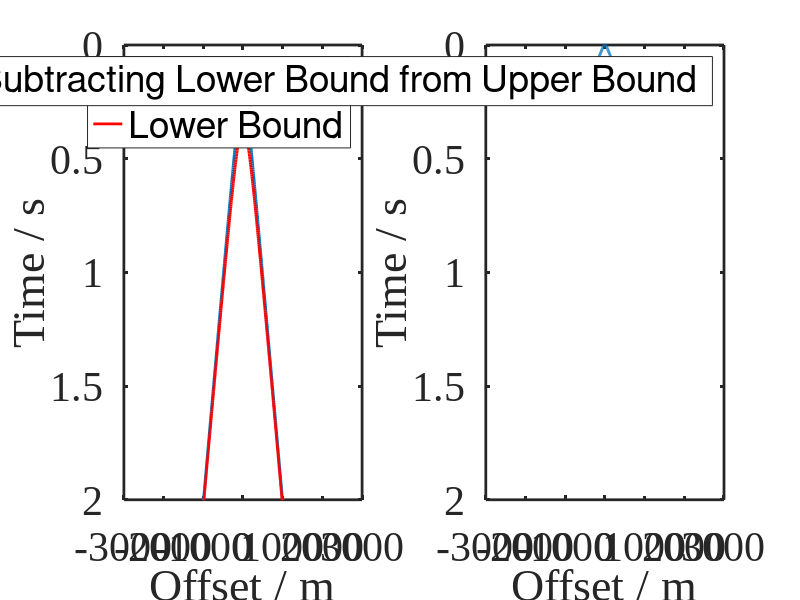
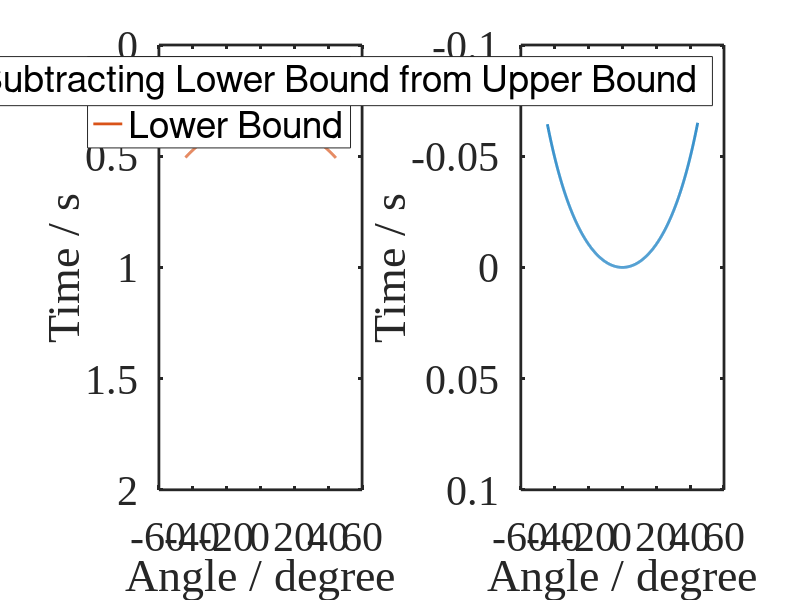

The MATLAB source for these figures, in order:
clc,clear;
%% 
nt=1000; %时间采样点数（个）
dt=0.002; %时间采样间隔（秒）

nw=81; %子波长度（点）

v=1000;%速度（米秒）

h=100; %反射界面深度（米）
t0=2.0*h/1.0/v;%反射界面旅行时（秒）
nh=t0/dt;%反射界面点数（个）

dx=5;%横向采样间隔（米）
dz=5;%纵向采样间隔（米）
nx=1001;%横向采样（个）
nz=nt*dt*v/dz/2;%纵向采样（个）


%% CMP道集
ix=-(nx-1)/2*dx:dx:(nx-1)/2*dx;
seis_xt_1=sqrt(t0^2+4.0*ix.*ix/v/v);
seis_xt_2=sqrt((t0+nw*dt)^2+4.0*ix.*ix/v/v);

figure(1)
subplot(121)
plot(ix,seis_xt_1,"linewidth",2),hold on;
plot(ix,seis_xt_2,'r',"linewidth",2),legend('Upper Bound','Lower Bound'),
xlabel("Offset / m"),ylabel("Time / s"),
ylim([0 nt*dt]),
set(gca,'linewidth',2,'fontsize',30,'fontname','Times New Roman');
axis ij

subplot(122)
plot(ix,seis_xt_1+nw*dt-seis_xt_2,"linewidth",2),
legend('Subtracting Lower Bound from Upper Bound'),
set(gca,'linewidth',2,'fontsize',30,'fontname','Times New Roman'),
xlabel("Offset / m"),ylabel("Time / s"),
ylim([0 nt*dt]),
axis ij
% 


%% T-Theta道集

n_theta=nx;
seis_thetat_1=zeros(1,n_theta);
seis_thetat_2=zeros(1,n_theta);
theta_max=atan(((nx-1)/2*dx)/(h/2));
d_theta=theta_max/n_theta;

theta_max_here_1=atan(((nx-1)/2*dx)/(h));
theta_max_here_2=atan(((nx-1)/2*dx)/(h+nw*dt*v/2));
theta_max_here=theta_max_here_1;

if theta_max_here_2 < theta_max_here_1
    theta_max_here=theta_max_here_2;
end

for ix=1:nx
    
    theta=d_theta*(ix-(nx-1)/2);
    
    if abs(theta)<theta_max_here_1
        seis_thetat_1(ix)=sqrt(t0^2+4.0*h*h*sin(theta).*sin(theta)./cos(theta)./cos(theta)/v/v);
    end
    
    if abs(theta)<theta_max_here_2
        seis_thetat_2(ix)=sqrt((t0+nw*dt)^2+4.0*(h+nw*dt*v/2)*(h+nw*dt*v/2)*sin(theta).*sin(theta)./cos(theta)./cos(theta)/v/v);
    end   
end

figure(2)
subplot(121)
plot(((1:n_theta)*d_theta-(n_theta-1)/2*d_theta)/pi*180,seis_thetat_1,"linewidth",2),hold on;
plot(((1:n_theta)*d_theta-(n_theta-1)/2*d_theta)/pi*180,seis_thetat_2,"linewidth",2),hold on;
legend('Upper Bound','Lower Bound'),
xlabel("Angle / degree"),ylabel("Time / s"),
ylim([0 nt*dt]),
set(gca,'linewidth',2,'fontsize',30,'fontname','Times New Roman');
axis ij

subplot(122)
plot(((1:n_theta)*d_theta-(n_theta-1)/2*d_theta)/pi*180,seis_thetat_1+nw*dt-seis_thetat_2,"linewidth",2),hold on;
legend('Subtracting Lower Bound from Upper Bound'),
xlabel("Angle / degree"),ylabel("Time / s"),
ylim([-50*dt 50*dt]),
set(gca,'linewidth',2,'fontsize',30,'fontname','Times New Roman');
axis ij


